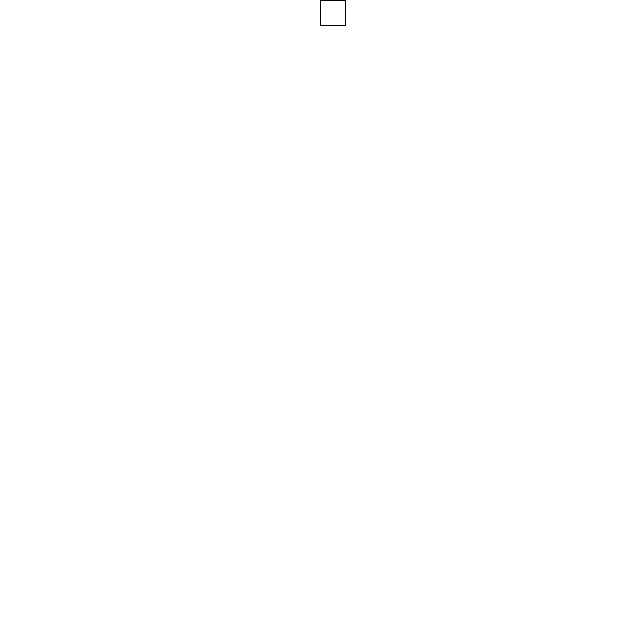
Frame 1 (no input)
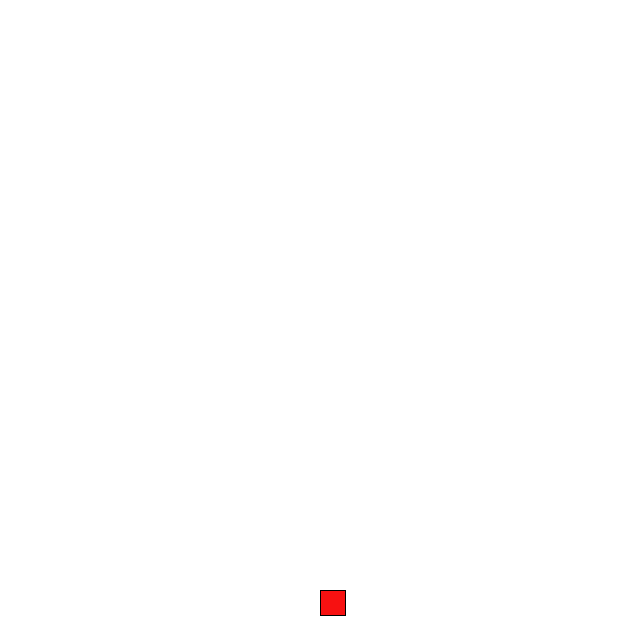
Frame 60 (the mouse pressed at the canvas centre just before this capture)
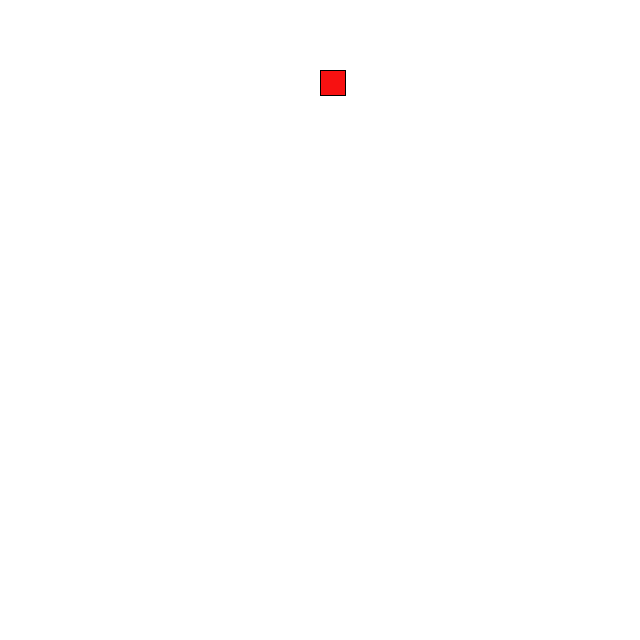
Frame 120 (the mouse held since frame 60 and released just before this capture)

The Processing sketch that drew these frames (run headless with seeded random() and noise(); from frame 60 on, the mouse is pressed at the canvas centre):

// Processing sketch: processing_98653
// ── processing_98653.pde

int y = 0;
boolean moveup = true;

void setup() {
  size(640,640);
}

void draw() {
  background(255);
  rect(width/2,y,25,25);
  fill(#F71111);
  if(moveup) {
    y+=10;
  } else {
    y-=10;
  }
  if(y>width-15){
    moveup = false;
  } else if (y<15){
    moveup = true;
  }
  }
